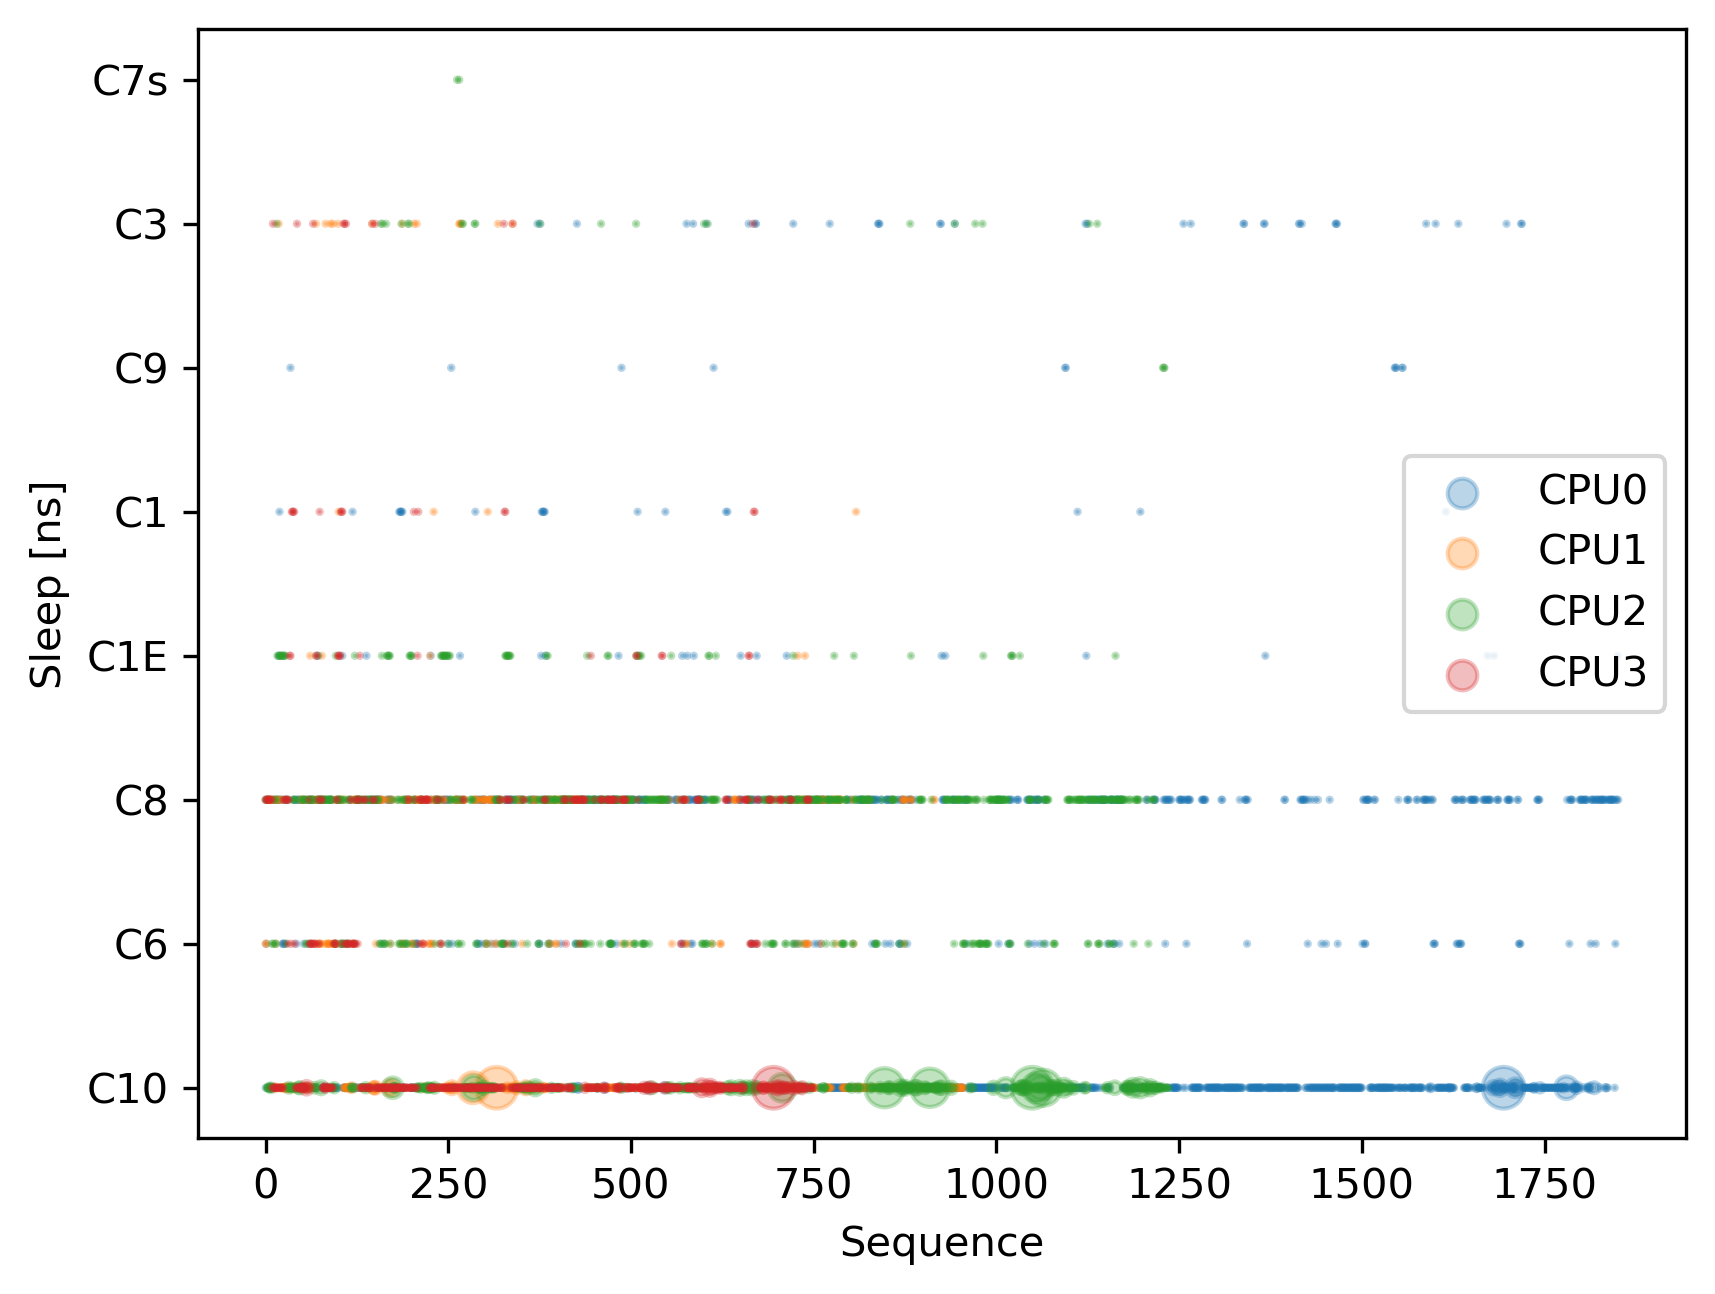

Generate this figure with Python:
#!/usr/bin/python3

import os
import pandas as pd
import numpy as np
import matplotlib.pyplot as plt

FILE_BASE = os.path.basename(__file__).rstrip('.py')
FILE_DATA = FILE_BASE + ".txt"
FILE_PNG  = FILE_BASE + ".png"
FILE_PDF  = FILE_BASE + ".pdf"

colors = iter([plt.cm.tab10(i) for i in range(20)])

df = pd.read_csv(FILE_DATA, delim_whitespace=True, usecols=['C-State', 'Miss', 'Below', 'Sleep[ns]', 'CPU'])
df = df.replace(to_replace='-', value=0)
df['Below'] = pd.to_numeric(df['Below'], errors='coerce', downcast='integer')

grouped_data = df.groupby(by=['C-State', 'CPU']).agg({'Miss' : 'sum', 'Below' : 'sum', 'C-State' : 'size', 'Sleep[ns]' : 'sum'})
grouped_data = grouped_data.rename(columns={'C-State': 'Entries'}).reset_index()
grouped_data['Above'] = grouped_data['Miss'] - grouped_data['Below']
grouped_data['Match'] = grouped_data['Entries'] - grouped_data['Miss']
grouped_data = grouped_data.drop(columns = ['Miss', 'Entries'])


for cpu in df['CPU'].unique():
    sleep_data = (df.loc[df['CPU']==cpu])
    sleep_data['norm_sleep'] = (sleep_data['Sleep[ns]']-sleep_data['Sleep[ns]'].min()) / (sleep_data['Sleep[ns]'].max() - sleep_data['Sleep[ns]'].min())
    plt.scatter(range(0,len(sleep_data.index)), sleep_data['C-State'], s=100**sleep_data['norm_sleep'], alpha=0.3, label=f'CPU{cpu}', c=[next(colors)])

plt.xlabel('Sequence')
plt.ylabel('Sleep [ns]')
plt.legend()


print(f'generate {FILE_PDF}')
plt.savefig(FILE_PDF, dpi=300, bbox_inches='tight')
print(f'generate {FILE_PNG}')
plt.savefig(FILE_PNG, dpi=300, bbox_inches='tight')
